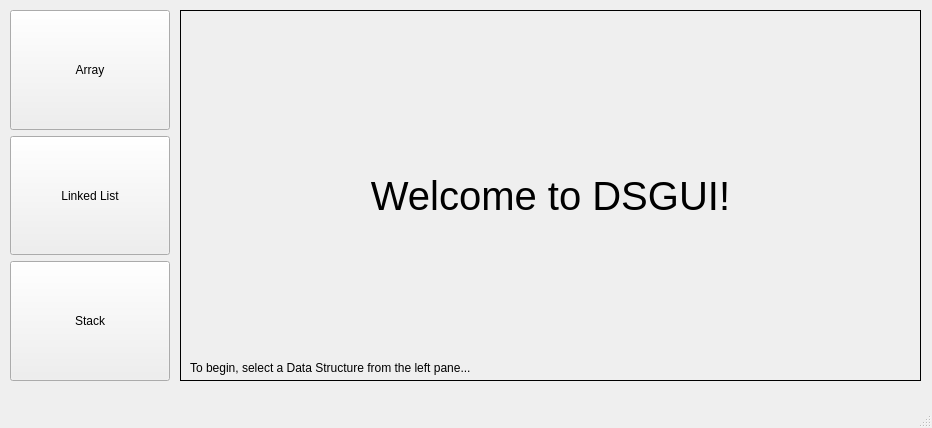
<?xml version="1.0" encoding="UTF-8"?>
<ui version="4.0">
 <class>MainWindow</class>
 <widget class="QMainWindow" name="MainWindow">
  <property name="geometry">
   <rect>
    <x>0</x>
    <y>0</y>
    <width>932</width>
    <height>428</height>
   </rect>
  </property>
  <property name="sizePolicy">
   <sizepolicy hsizetype="MinimumExpanding" vsizetype="MinimumExpanding">
    <horstretch>0</horstretch>
    <verstretch>0</verstretch>
   </sizepolicy>
  </property>
  <property name="cursor">
   <cursorShape>ArrowCursor</cursorShape>
  </property>
  <property name="windowTitle">
   <string>DSGUI_test</string>
  </property>
  <widget class="QWidget" name="centralwidget">
   <widget class="QWidget" name="verticalLayoutWidget">
    <property name="geometry">
     <rect>
      <x>10</x>
      <y>10</y>
      <width>160</width>
      <height>371</height>
     </rect>
    </property>
    <layout class="QVBoxLayout" name="buttonList" stretch="0,0,0">
     <property name="sizeConstraint">
      <enum>QLayout::SetMaximumSize</enum>
     </property>
     <item>
      <widget class="QPushButton" name="array_pbut">
       <property name="sizePolicy">
        <sizepolicy hsizetype="Minimum" vsizetype="MinimumExpanding">
         <horstretch>0</horstretch>
         <verstretch>0</verstretch>
        </sizepolicy>
       </property>
       <property name="text">
        <string>Array</string>
       </property>
      </widget>
     </item>
     <item>
      <widget class="QPushButton" name="ll_pbut">
       <property name="sizePolicy">
        <sizepolicy hsizetype="Minimum" vsizetype="MinimumExpanding">
         <horstretch>0</horstretch>
         <verstretch>0</verstretch>
        </sizepolicy>
       </property>
       <property name="text">
        <string>Linked List</string>
       </property>
      </widget>
     </item>
     <item>
      <widget class="QPushButton" name="stack_pbut">
       <property name="sizePolicy">
        <sizepolicy hsizetype="Minimum" vsizetype="MinimumExpanding">
         <horstretch>0</horstretch>
         <verstretch>0</verstretch>
        </sizepolicy>
       </property>
       <property name="text">
        <string>Stack</string>
       </property>
      </widget>
     </item>
    </layout>
   </widget>
   <widget class="QFrame" name="frame">
    <property name="enabled">
     <bool>true</bool>
    </property>
    <property name="geometry">
     <rect>
      <x>180</x>
      <y>10</y>
      <width>741</width>
      <height>371</height>
     </rect>
    </property>
    <property name="sizePolicy">
     <sizepolicy hsizetype="Preferred" vsizetype="MinimumExpanding">
      <horstretch>0</horstretch>
      <verstretch>0</verstretch>
     </sizepolicy>
    </property>
    <property name="frameShape">
     <enum>QFrame::Box</enum>
    </property>
    <property name="frameShadow">
     <enum>QFrame::Plain</enum>
    </property>
    <widget class="QLabel" name="welcome">
     <property name="geometry">
      <rect>
       <x>10</x>
       <y>10</y>
       <width>721</width>
       <height>351</height>
      </rect>
     </property>
     <property name="font">
      <font>
       <pointsize>30</pointsize>
      </font>
     </property>
     <property name="text">
      <string>Welcome to DSGUI!</string>
     </property>
     <property name="alignment">
      <set>Qt::AlignCenter</set>
     </property>
    </widget>
    <widget class="QLabel" name="begin">
     <property name="geometry">
      <rect>
       <x>10</x>
       <y>350</y>
       <width>721</width>
       <height>16</height>
      </rect>
     </property>
     <property name="text">
      <string>To begin, select a Data Structure from the left pane...</string>
     </property>
    </widget>
   </widget>
  </widget>
  <widget class="QMenuBar" name="menubar">
   <property name="geometry">
    <rect>
     <x>0</x>
     <y>0</y>
     <width>932</width>
     <height>20</height>
    </rect>
   </property>
  </widget>
  <widget class="QStatusBar" name="statusbar"/>
  <action name="actionReset">
   <property name="text">
    <string>Reset</string>
   </property>
  </action>
  <action name="actionExit">
   <property name="text">
    <string>Exit</string>
   </property>
  </action>
 </widget>
 <resources/>
 <connections/>
</ui>
